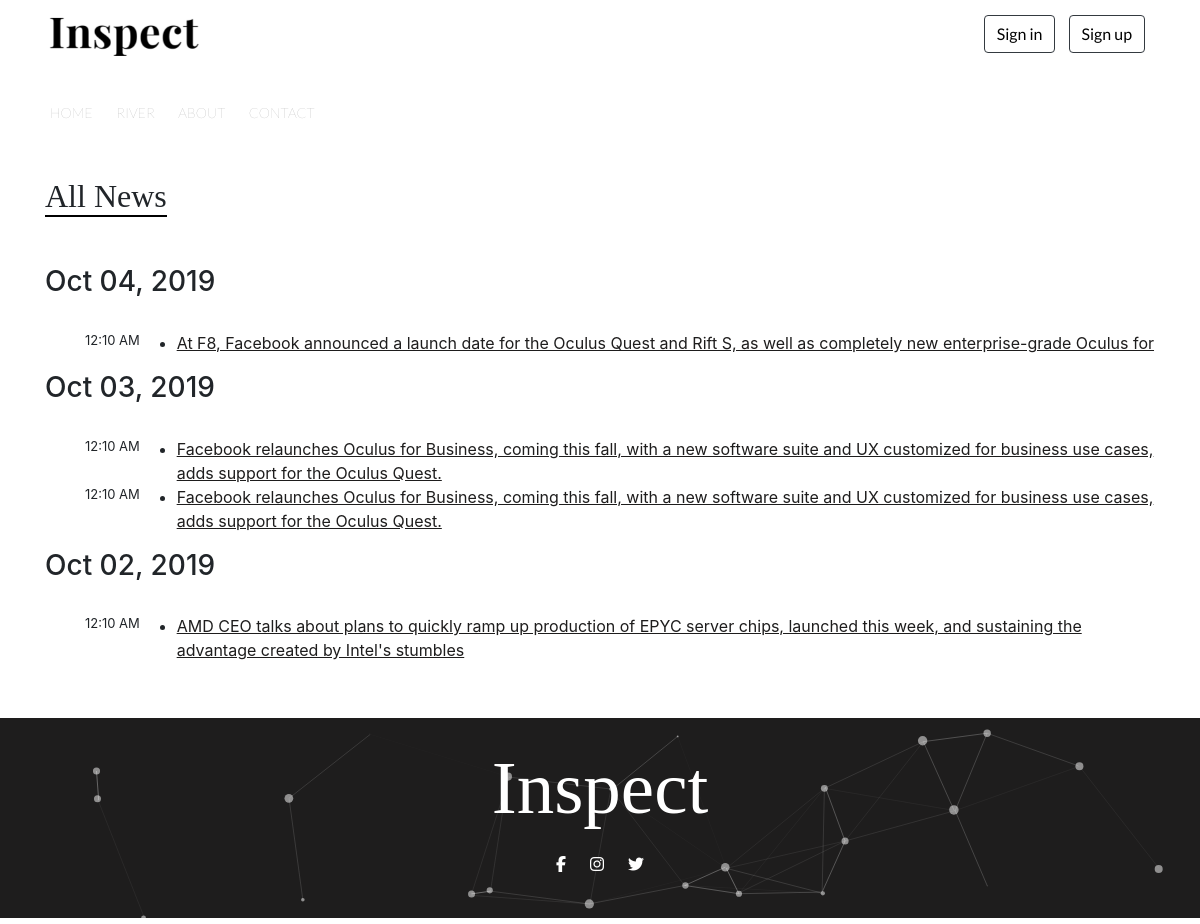
Screenshot of /river with the database file from the repository.
### tables this page shows
CREATE TABLE `news` (
  `news_id` int(11) NOT NULL,
  `title` varchar(255) NOT NULL,
  `excerpt` text NOT NULL,
  `body` text NOT NULL,
  `image` varchar(255) NOT NULL,
  `created_at` datetime NOT NULL,
  `sponsored` int(11) NOT NULL DEFAULT '0',
  `category_id` int(11) NOT NULL
);

### app/controllers/River.php (called while the page is built, shortened)
<?php
require_once(APPROOT .'\models\News.php');
  class River extends Controller {
    public function index(){
        $data = [
            'title' => "River",
            'news_data' => News::getRiverNews(),
            'error' => ''
          ];
          $this->view('river', $data);
    }
  }

### app/libraries/Core.php (called while the page is built, shortened)
<?php
  class Core {
    protected $currentMethod = 'index';
    public function __construct(){
      $url = $this->getUrl();
      if(file_exists('../app/controllers/' . ucwords($url[0]). '.php')){
        unset($url[0]);
      }
      $this->currentController = new $this->currentController;
      $this->params = $url ? array_values($url) : [];
      call_user_func_array([$this->currentController, $this->currentMethod], $this->params);
    }
    public function getUrl(){
      if(isset($_GET['url'])){
        $url = rtrim($_GET['url'], '/');
        $url = filter_var($url, FILTER_SANITIZE_URL);
        $url = explode('/', $url);
        return $url;
      }
    }
  }

### public/index.php (called while the page is built, shortened)
<?php
  $init = new Core;

### app/libraries/Database.php (called while the page is built, shortened)
<?php
  class Database {
    private $host = DB_HOST;
    private $user = DB_USER;
    private $password = DB_PASS;
    private $db_name = DB_NAME;
    private $db_connect;
    private $statement;
    public function __construct(){
      $db_select = 'mysql:host=' . $this->host . ';dbname=' . $this->db_name;
      $options = array(
        PDO::ATTR_PERSISTENT => true,
        PDO::ATTR_ERRMODE => PDO::ERRMODE_EXCEPTION
      );
      try{
        $this->db_connect = new PDO($db_select, $this->user, $this->password, $options);
      } catch(PDOException $e){
        $this->error = $e->getMessage();
        echo $this->error;
      }
    }
    public function query($sql){
      $this->statement = $this->db_connect->prepare($sql);
    }
    public function execute(){
      return $this->statement->execute();
    }
    public function resultSet(){
      $this->execute();
      return $this->statement->fetchAll(PDO::FETCH_ASSOC);
    }
  }

### app/models/News.php (called while the page is built, shortened)
<?php
class News{
    public static function getRiverNews(){
        $news = [];
        $database = new Database;
        $database->query('select created_at from news group by created_at order by created_at desc limit 30');
        $dates = $database->resultSet();
        foreach($dates as $date){
            $database = new Database;
            $database->query('select * from news where sponsored = 0 order by created_at desc');
            $news = $database->resultSet();
        }
        $data = [
            'dates' => $dates,
            'news' => $news
        ];
        return $data;
    }
}

### app/views/river.php (the view)
<?php require_once('inc/header.php');?>
<div class="container section_space news_state">
        <div class="row">
            <div class="col-sm-12">
                <h2>All News</h2>
            </div>
        </div>
    </div>
<div class="container section_space">
        <div class="row">
        <?php foreach($data['news_data']['dates'] as $dates) {
        ?>
            <div class="col-sm-12">
                <div class="each-date-section">
                    <h3><?php echo date_format(new DateTime($dates['created_at']), 'M d, Y'); ?></h3>
                    <br>
                    <ul>
        <?php
            foreach($data['news_data']['news'] as $news){
                if($dates['created_at'] == $news['created_at']){
                  ?>
                        <div class="row">
                            <div class="col-md-1 river-time"><?php echo date_format(new DateTime($news['created_at']), 'h:m A'); ?></div>
                            <div class="col-md-11">
                                <li><a href="<?php echo URLROOT; ?>SingleNews/<?php echo $news['news_id'];?>"><?php echo $news['title']; ?> </a>
                                </li>
                            </div>
                        </div>
                  <?php
                }
            }
            ?>
            </div>
            </div>
            <?php
        }
        ?>
        </div>
    </div>
<?php require_once('inc/footer.php'); ?>

### public/css/style.css (style rules this page uses)
.section_space { margin-top: 40px; }
body { margin: 0px !important; padding: 0px !important; }
.news_state h2 { display: inline-block; font-family: "Playfair Display", serif; border-bottom: 2px solid black; }
.river-time { font-size: 13px; }
.each-date-section a:link, .each-date-section a:visited { color: #1e1d1d; text-decoration: underline; }

### rows the page displays
news: created_at "12:10 AM", title "At F8, Facebook announced a launch date for the Oculus Quest and Rift S, as well as completely new enterprise-grade Oculus for"
news: created_at "12:10 AM", title "Facebook relaunches Oculus for Business, coming this fall, with a new software suite and UX customized for business use cases, adds support for the Oculus Quest."
news: created_at "12:10 AM", title "Facebook relaunches Oculus for Business, coming this fall, with a new software suite and UX customized for business use cases, adds support for the Oculus Quest."
news: created_at "12:10 AM", title "AMD CEO talks about plans to quickly ramp up production of EPYC server chips, launched this week, and sustaining the advantage created by Intel's stumbles"

### other values shown
date_format(new DateTime($dates['created_at']), 'M d, Y') "Oct 04, 2019"
date_format(new DateTime($dates['created_at']), 'M d, Y') "Oct 03, 2019"
date_format(new DateTime($dates['created_at']), 'M d, Y') "Oct 02, 2019"
